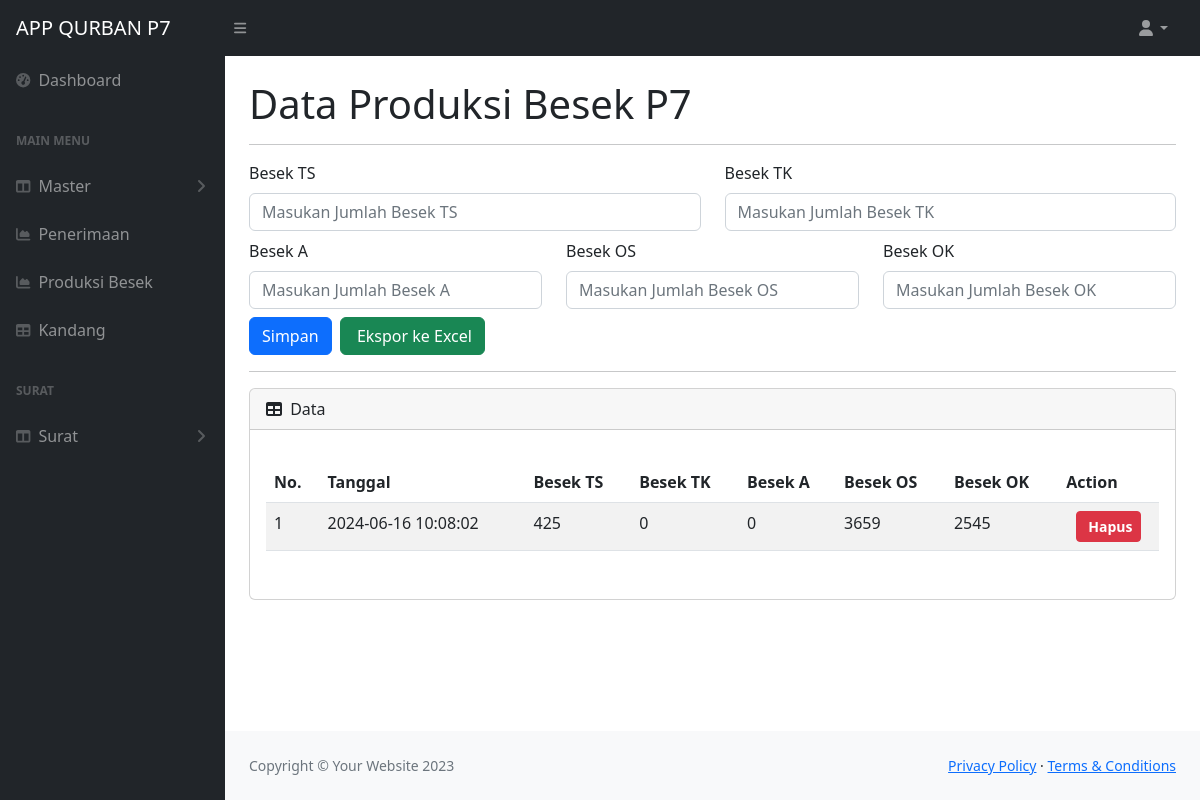
Screenshot of /app/besek_data.php (signed in) with the database file from the repository.
### tables this page shows
CREATE TABLE `produksibesek` (
  `id` int(11) NOT NULL AUTO_INCREMENT,
  `date_input` datetime NOT NULL DEFAULT current_timestamp(),
  `ts` int(10) DEFAULT NULL,
  `tk` int(10) DEFAULT NULL,
  `a` int(10) DEFAULT NULL,
  `os` int(10) DEFAULT NULL,
  `ok` int(10) DEFAULT NULL,
  PRIMARY KEY (`id`)
);

### app/controler/db/controler.php (called while the page is built, shortened)
<?php
function query($query)
{
    global $koneksi;
    $result = mysqli_query($koneksi, $query);
    $rows = [];
    while ($row = mysqli_fetch_assoc($result)) {
        $rows[] = $row;
    }
    return $rows;
}
$view_besek = query("SELECT * FROM produksibesek ORDER BY date_input DESC");

### app/besek_data.php (the view, shortened to what this page needs)
<?php
require 'controler/db/db.php';
require 'controler/db/controler.php';
?>
<!DOCTYPE html>
<html lang="en">
    <head>
        <link href="https://cdn.jsdelivr.net/npm/simple-datatables@7.1.2/dist/style.min.css" rel="stylesheet" />
        <link href="../css/styles.css" rel="stylesheet" />
    </head>
    <body class="sb-nav-fixed">
        <?php
    include 'navbar-top.php';
    ?>
        <div id="layoutSidenav">
            <div id="layoutSidenav_content">
                <?php
    include 'navbar.php';
    ?>
                <main>
                    <div class="container-fluid px-4">
                        <h1 class="mt-4">Data Produksi Besek P7</h1>
                        <hr>
                        <div class="form-row">
                            <div class="col-md">
                                <form action="" method="post" enctype="multipart/form-data">
                                    <div class="my-2">
                                        <div class="row">
                                            <div class="col">
                                                <label for="ts" class="form-label">Besek TS</label>
                                                <input type="text" class="form-control"
                                                    placeholder="Masukan Jumlah Besek TS" id="ts" name="ts">
                                            </div>
                                            <div class="col">
                                                <label for="tk" class="form-label">Besek TK</label>
                                                <input type="text" class="form-control"
                                                    placeholder="Masukan Jumlah Besek TK" id="tk" name="tk">
                                            </div>
                                        </div>
                                    </div>
                                    <div class="my-2">
                                        <div class="row">
                                            <div class="col">
                                                <label for="a" class="form-label">Besek A</label>
                                                <input type="text" class="form-control"
                                                    placeholder="Masukan Jumlah Besek A" id="a" name="a">
                                            </div>
                                            <div class="col">
                                                <label for="os" class="form-label">Besek OS</label>
                                                <input type="text" class="form-control"
                                                    placeholder="Masukan Jumlah Besek OS" id="os" name="os">
                                            </div>
                                            <div class="col">
                                                <label for="ok" class="form-label">Besek OK</label>
                                                <input type="text" class="form-control"
                                                    placeholder="Masukan Jumlah Besek OK" id="ok" name="ok">
                                            </div>
                                        </div>
                                    </div>
                                    <button type="submit" class="btn btn-primary" name="simpan">Simpan</button>
                                    <a href="export.php" target="_blank" class="btn btn-success ms-1">&nbsp;Ekspor ke Excel</a>
                                </form>
                            </div>
                        </div>
                        <hr>
                        <div class="card mb-4">
                            <div class="card-header">
                                <i class="fas fa-table me-1"></i>
                                Data
                            </div>
                            <div class="card-body">
                                <div class="row my-3">
                                    <div class="col-md">
                                        <table id="datatablesSimple"
                                            class="table table-striped table-responsive table-hover text-left"
                                            style="width:100%">
                                            <thead>
                                                <tr>
                                                    <th>No.</th>
                                                    <th>Tanggal</th>
                                                    <th>Besek TS</th>
                                                    <th>Besek TK</th>
                                                    <th>Besek A</th>
                                                    <th>Besek OS</th>
                                                    <th>Besek OK</th>
                                                    <th>Action</th>
                                                </tr>
                                            </thead>
                                            <tbody>
                                                <?php $no = 1; ?>
                                                <?php foreach ($view_besek as $row) : ?>
                                                <tr>
                                                    <td><?= $no++; ?></td>
                                                    <td><?= $row['date_input']; ?></td>
                                                    <td><?= $row['tk']; ?></td>
                                                    <td><?= $row['ts']; ?></td>
                                                    <td><?= $row['a']; ?></td>
                                                    <td><?= $row['os']; ?></td>
                                                    <td><?= $row['ok']; ?></td>
                                                    <td class="text-center">
                                                        <a href="controler/data_delet.php?id_besek=<?= $row['id']; ?>"
                                                            class="btn btn-danger btn-sm" style="font-weight: 600;"
                                                            onclick="return confirm('Apakah anda yakin ingin menghapus data <?= $row['date_input']; ?> ?');">&nbsp;Hapus</a>
                                                    </td>
                                                </tr>
                                                <?php endforeach; ?>
                                            </tbody>
                                        </table>
                                    </div>
                                </div>
                            </div>
                        </div>
                    </div>
                </main>
                <footer class="py-4 bg-light mt-auto">
                    <div class="container-fluid px-4">
                        <div class="d-flex align-items-center justify-content-between small">
                            <div class="text-muted">Copyright &copy; Your Website 2023</div>
                            <div>
                                <a href="#">Privacy Policy</a>
                                &middot;
                                <a href="#">Terms &amp; Conditions</a>
                            </div>
                        </div>
                    </div>
                </footer>
            </div>
        </div>
    </body>
</html>

### rows the page displays
produksibesek: date_input "2024-06-16 10:08:02", tk "425", ts "0", a "0", os "3659", ok "2545"
